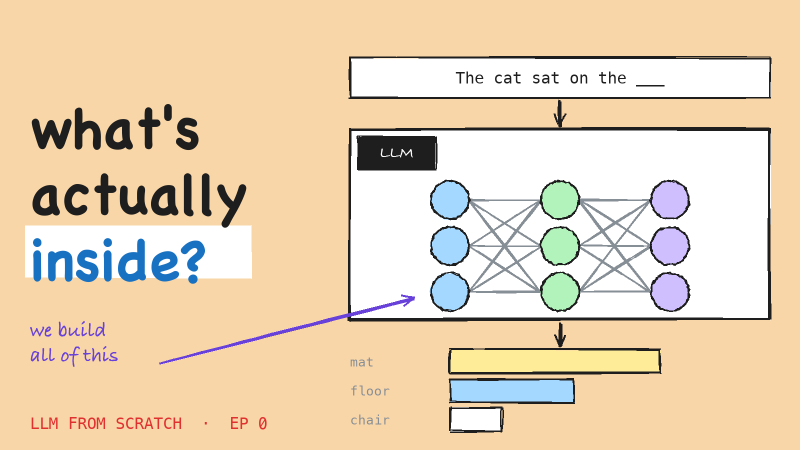
#> input picture youtube/thumbnails/07_excalidraw_llm.png, 1600 x 900 px (shown at 1/2 size)
$ python -i sketch.py   (imports and definitions only)
#> lines starting #> are read from the running program, lines starting #| are printed output that depends on the picture
#> further down, picture is the input picture: PIL image 1600x900 RGB; mean R, G, B 232.5, 211.5, 182.6
"""Hand-drawn drawing primitives for Pillow.

Every stroke is drawn as two slightly-different bowed passes with jittered
endpoints — the same trick Rough.js and Excalidraw use. The result reads as
marker on paper rather than as vector output, which is the whole point: the
series is presented on a hand-drawn canvas, so the thumbnails should look drawn
too.

All randomness comes from a seeded `random.Random`, so renders are reproducible.
"""

import math
import random

from PIL import Image, ImageDraw, ImageFilter

F = "/System/Library/Fonts/Supplemental/"
MARKER = "/System/Library/Fonts/MarkerFelt.ttc"      # face 1 = Wide
NOTE = "/System/Library/Fonts/Noteworthy.ttc"        # face 1 = Bold
CHALK = F + "ChalkboardSE.ttc"                       # face 2 = Bold
BRADLEY = F + "Bradley Hand Bold.ttf"

PAPER = (251, 247, 236)
GRID = (206, 216, 226)
PENCIL = (60, 66, 78)


def rng_for(seed):
    return random.Random(seed)


# [80 lines left out: functions _bezier, rough_line, rough_rect, rough_ellipse, rough_arrow, scribble_out, not called in this run]


def paper(img, grid=26, tint=PAPER, line=GRID, noise=True):
    """Graph-paper background with a little grain, so it isn't flat colour."""
#> called with grid = 26, tint = (251, 247, 236), line = (206, 216, 226), noise = True
    w, h = img.size
#> w = 1600; h = 900
    d = ImageDraw.Draw(img)
    d.rectangle([0, 0, w, h], fill=tint)
    for x in range(0, w, grid):
        d.line([(x, 0), (x, h)], fill=line, width=1)
    for y in range(0, h, grid):
        d.line([(0, y), (w, y)], fill=line, width=1)
    if noise:
        grain = Image.effect_noise((w, h), 14).convert("L")
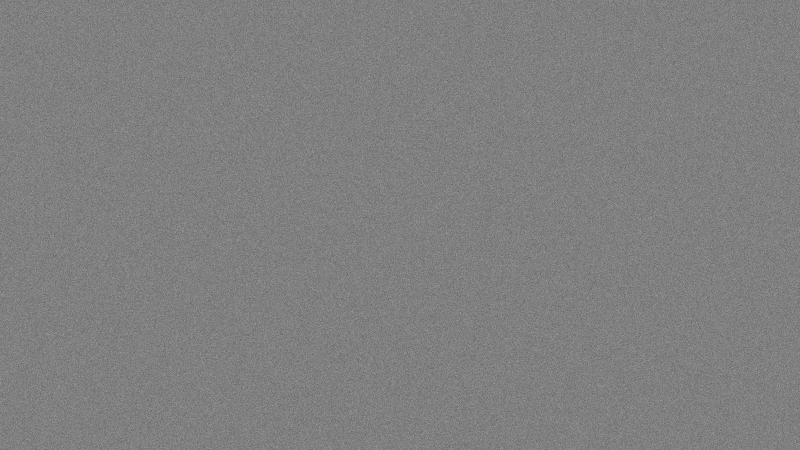
#> grain: PIL image 1600x900 L (shown at 1/2 size); min 53, max 193, mean 127.5
        img.paste(Image.composite(
            Image.new("RGB", (w, h), (255, 255, 255)), img,
            grain.point(lambda v: 20 if v > 150 else 0)), (0, 0),
            grain.point(lambda v: 16 if v > 150 else 0))
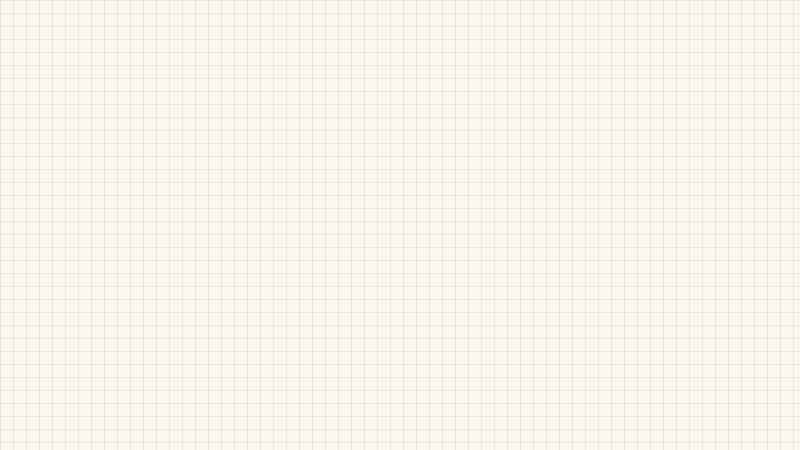
#> img: PIL image 1600x900 RGB (shown at 1/2 size); mean R, G, B 247.6, 244.6, 235.2
    return d


# [37 lines left out: functions highlight, sticky, not called in this run]

>>> from PIL import Image
>>> picture = Image.open('thumbnails/07_excalidraw_llm.png')
>>> result = paper(picture)
